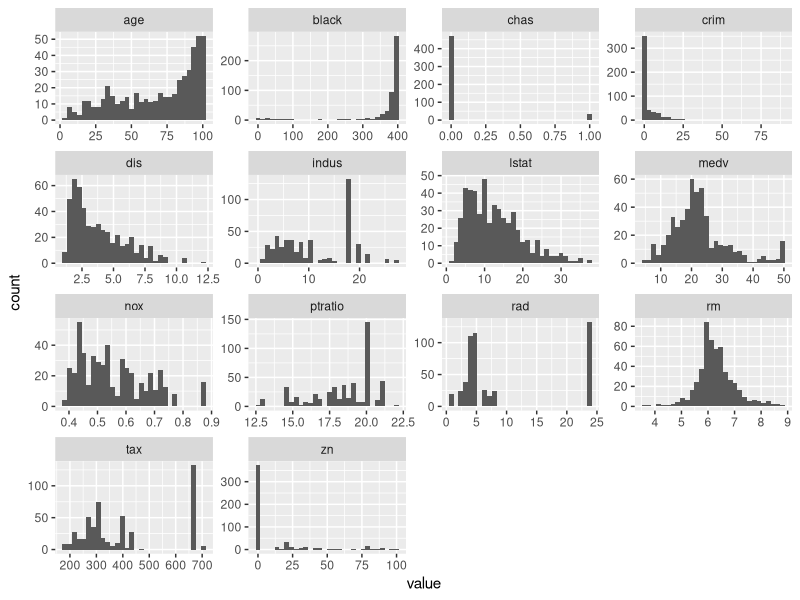
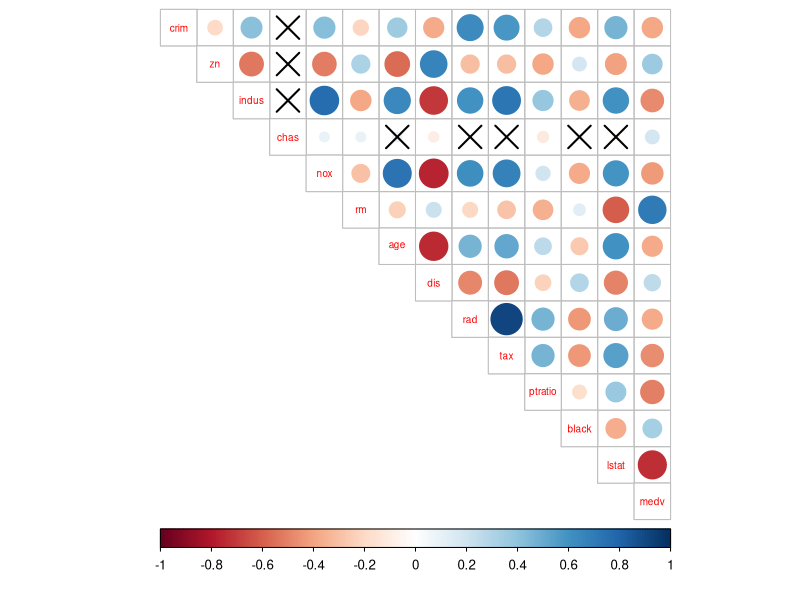
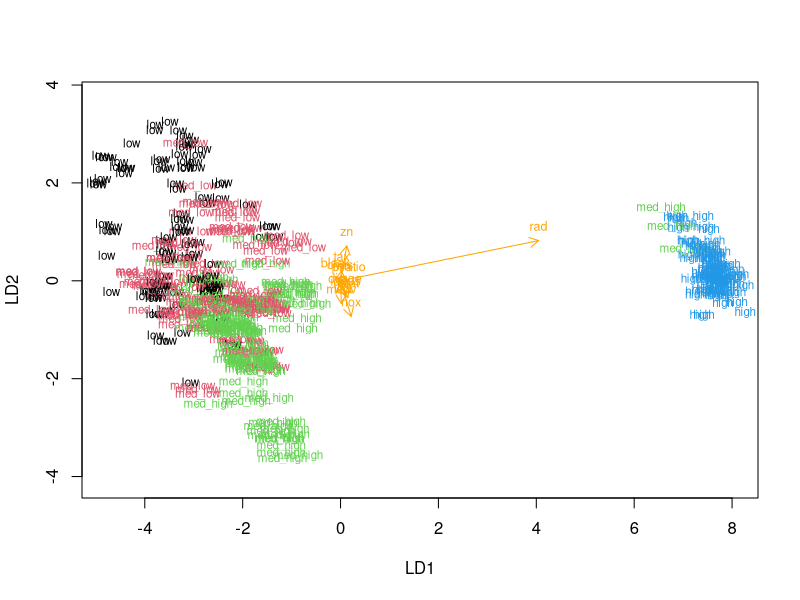
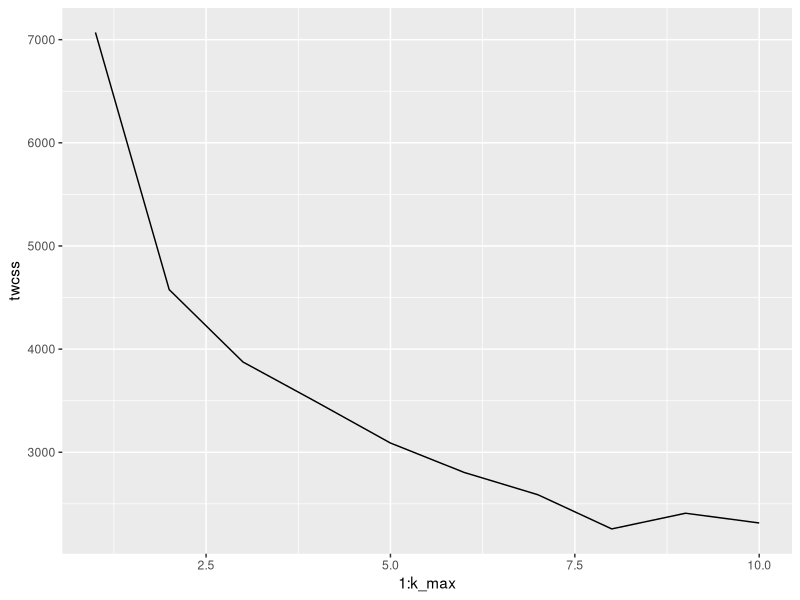
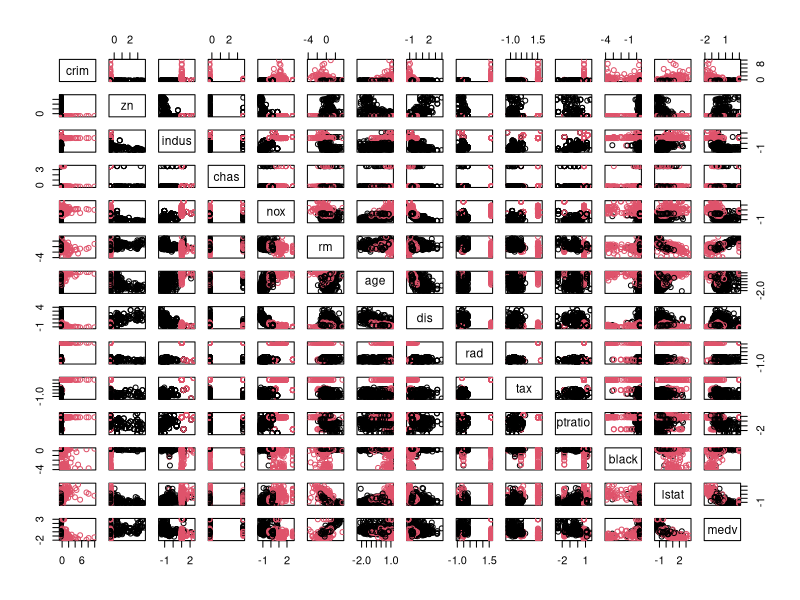

Generate these figures, in order, with R:
## ---- chunk 1

#Open packages
library(MASS)
library(psych)
library(tidyverse)
library(corrplot)
library(GGally)

#Read the data
data("Boston")

#Checking the data
str(Boston)
## ---- chunk 2

describe(Boston)
gather(Boston) %>% ggplot(aes(value)) + facet_wrap("key", scales = "free") + geom_histogram()

## ---- chunk 3
cor_matrix<-cor(Boston) %>% round(digits = 2)
cor_matrix

pvalues <-cor.mtest(Boston, conf.level = .95)
corrplot(cor_matrix, method= "circle", type="upper", cl.pos="b", tl.pos="d", tl.cex = 0.6, number.cex=0.5,p.mat=pvalues$p, sig.level=0.05)
## ---- chunk 4

boston_scaled <- scale(Boston)

class(boston_scaled)

boston_scaled <- as.data.frame(boston_scaled)

summary(boston_scaled)
describe(boston_scaled)

## ---- chunk 5
#Save categories of crime rate
bins <- quantile(boston_scaled$crim)

#new variable
crime <- cut(boston_scaled$crim, breaks = bins, include.lowest = TRUE, labels = c("low", "med_low", "med_high", "high"))
table(crime)

# remove original crim from the dataset
boston_scaled <- dplyr::select(boston_scaled, -crim)

# add the new categorical value to scaled data
boston_scaled <- data.frame(boston_scaled, crime)

# number of rows in the Boston dataset 
n <- nrow(boston_scaled)

# choose randomly 80% of the rows
ind <- sample(n,  size = n * 0.8)

# create train set
train <- boston_scaled[ind,]

# create test set 
test <- boston_scaled[-ind,]

# save the correct classes from test data
correct_classes <- test$crime

# remove the crime variable from test data
test <- dplyr::select(test, -crime)
## ---- chunk 6

# linear discriminant analysis
lda.fit <- lda(crime ~ ., data = train)

# print the lda.fit object
lda.fit

# the function for lda biplot arrows
lda.arrows <- function(x, myscale = 1, arrow_heads = 0.1, color = "orange", tex = 0.75, choices = c(1,2)){
  heads <- coef(x)
  arrows(x0 = 0, y0 = 0, 
         x1 = myscale * heads[,choices[1]], 
         y1 = myscale * heads[,choices[2]], col=color, length = arrow_heads)
  text(myscale * heads[,choices], labels = row.names(heads), 
       cex = tex, col=color, pos=3)
}

# target classes as numeric
classes <- as.numeric(train$crime)

# plot the lda results
plot(lda.fit, dimen = 2, col = classes, pch = classes)
lda.arrows(lda.fit, myscale = 1)

# predict classes with test data
lda.pred <- predict(lda.fit, newdata = test)

# cross tabulate the results
table(correct = correct_classes, predicted = lda.pred$class)

## ---- chunk 7

data('Boston')
Boston = scale(Boston)
Boston <- as.data.frame(Boston)

# euclidean distance matrix
dist_eu <- dist(Boston)
summary(dist_eu)

# manhattan distance matrix
dist_man <- dist(Boston, method = 'manhattan')
summary(dist_man)

## ---- chunk 8

# determine the best number of clusters
k_max <- 10
# calculate the total within sum of squares
twcss <- sapply(1:k_max, function(k){kmeans(Boston, k)$tot.withinss})
# visualize the results
qplot(x = 1:k_max, y = twcss, geom = 'line')

# k-means clustering
km <-kmeans(Boston, centers = 2)

# plot the whole Boston dataset with clusters
pairs(Boston, col = km$cluster)


